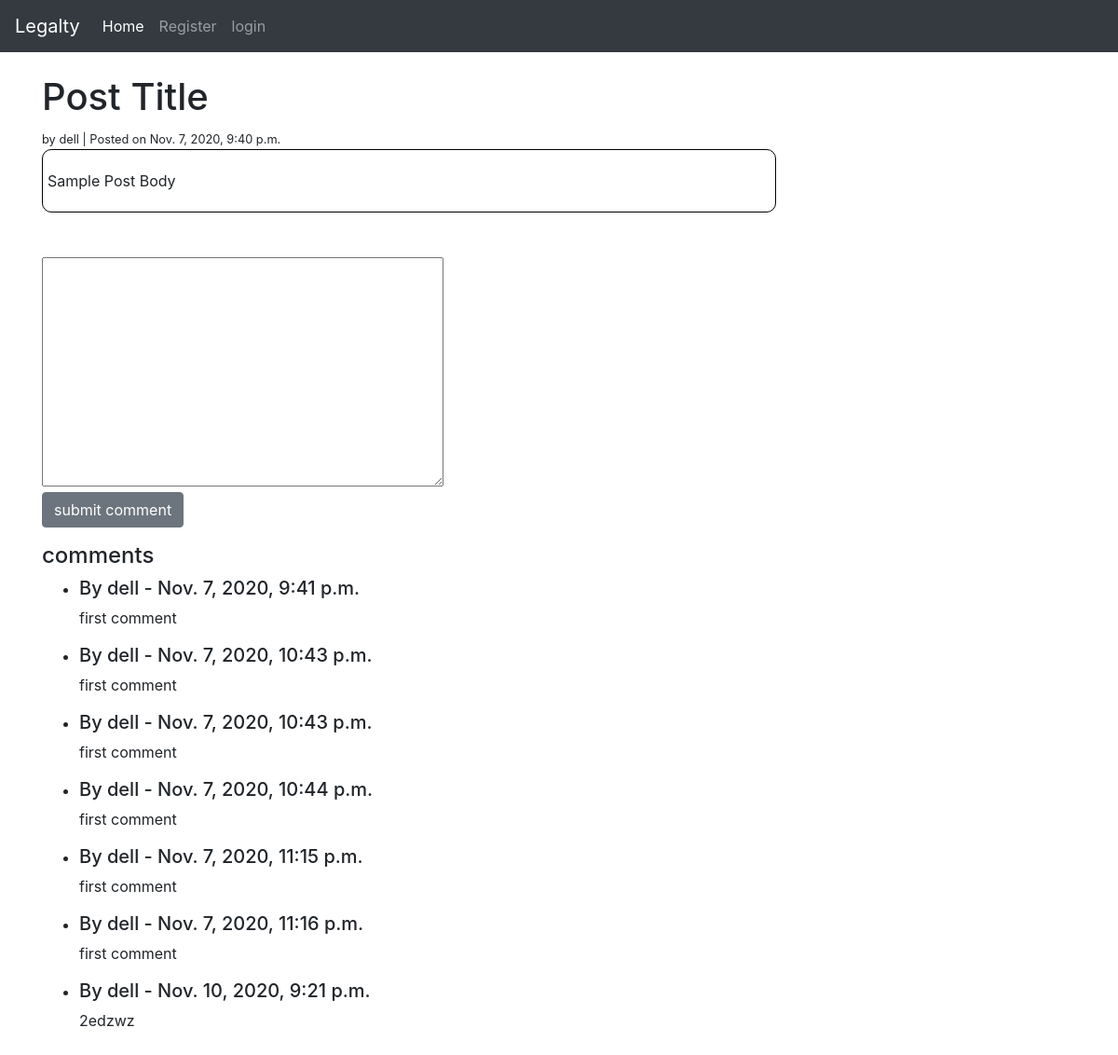
The app's page /post/39 with its own data.
### posts/models.py (models this page shows, shortened)
class Post( models.Model):
    STATUS_CHOICES = (
        ('created' , 'Created')
    )
    title = models.CharField( max_length = 250 )
    title_tag = models.CharField(max_length=250)
    author = models.ForeignKey( User , on_delete=models.CASCADE )
    body = RichTextField   ( blank=True , null=True)
    created = models.DateTimeField( default= timezone.now )
    slug = models.SlugField( max_length= 300 , unique_for_date='created' )
    likes = models.ManyToManyField( User , related_name='post_likes')
    class Meta:
        ordering = ('-created',)

class Post_reply (models.Model):
    author = models.ForeignKey(User, on_delete=models.CASCADE)
    post_id = models.ForeignKey( Post , on_delete=models.CASCADE , related_name="comments")
    body = models.TextField()
    date_added = models.DateTimeField(default=timezone.now)
    class Meta:
        ordering = ('date_added' , )

### posts/views.py (the view)
def display_post_details(request, pk):
    form = Post_replyCreateForm( request.POST or None)
    if form.is_valid():
        form.instance.author = request.user
        form.instance.post_id = Post.objects.get(pk=pk)
        form.save()
        form = Post_replyCreateForm()
    try:
        post = Post.objects.get(pk=pk)
    except Post.DoesNotExist:
        return HttpResponseNotFound("Page not found")
    queryset = Post_reply.objects.filter(post_id__pk=pk)
    context = {
        'post': post,
        'form' : form ,
        'replyset': queryset
    }
    return render(request, 'details_post_and_reply.html', context)

### posts/forms.py
class Post_replyCreateForm ( forms.ModelForm):
    class Meta:
        model = Post_reply
        fields = { 'body' }
    widgets = {
        'body': forms.Textarea(attrs={'class': 'form-control'})
    }

### posts/templates/details_post_and_reply.html (shortened to what this page needs)
{% extends 'base.html' %}
{% block content %}
<h1>{{ post.title}}</h1>
<small> by {{ post.author.username }} | Posted on {{ post.created }} </small>
<br/>
<div class="box">
<p> {{ post.body|safe }}</p>
</div>
<br/>
<br/>
<div>
    <form method="POST">
        <div class="form-group">
        {% csrf_token %}{{ form.body }}
        <br/>
        <button class="btn btn-secondary"> submit comment </button>
        </div>
    </form>
</div>
{% if replyset %}
    <h4>comments</h4>
{% else%}
    <h4>No comments yet :(</h4>
{% endif %}
<ul>
    {% for reply in  replyset %}
    <li>
        <h5> By {{ reply.author.username }} - {{ reply.date_added }} </h5>
        <p> {{ reply.body }}</p>
    </li>
    {% endfor %}
</ul>
<br>
 {% endblock %}

### posts/templates/details_post_and_reply.html (style rules this page uses)
.box { left: 50px; width: calc(80% - 100px); border: 1px solid black; border-radius: 10px; padding: 5px; text-align: left ; }

### records on screen
Post: title "Post Title", author.username "dell", created "Nov. 7, 2020, 9:40 p.m.", body "Sample Post Body"
Post_reply: author.username "dell", date_added "Nov. 7, 2020, 9:41 p.m.", body "first comment"
Post_reply: author.username "dell", date_added "Nov. 7, 2020, 10:43 p.m.", body "first comment"
Post_reply: author.username "dell", date_added "Nov. 7, 2020, 10:43 p.m.", body "first comment"
Post_reply: author.username "dell", date_added "Nov. 7, 2020, 10:44 p.m.", body "first comment"
Post_reply: author.username "dell", date_added "Nov. 7, 2020, 11:15 p.m.", body "first comment"
Post_reply: author.username "dell", date_added "Nov. 7, 2020, 11:16 p.m.", body "first comment"
Post_reply: author.username "dell", date_added "Nov. 10, 2020, 9:21 p.m.", body "2edzwz"
